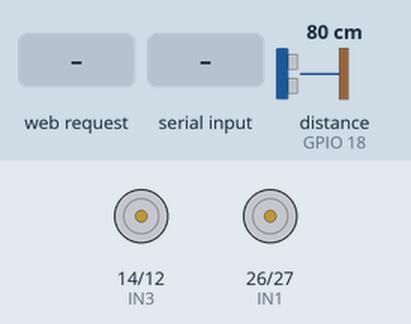
Simulated run of this sketch. Board: ESP32. On the bench: motor-driver pin pairs drawn as motors (green arrow = first pin HIGH = forward, orange = second pin HIGH = backward, longer = more drive). Inputs (shaded band) come from the test bench; at power-on: distance to the obstacle (sensor on GPIO 18) 80 cm. The echo pulse lasts 58.3 µs per cm; WiFi joins after 1.5 s; servers stay silent unless stated; what the sketch prints to the serial monitor is not drawn.

Above: at 2.7 s.
2.8 s: HTTP request GET /forward received
At 3.5 s:
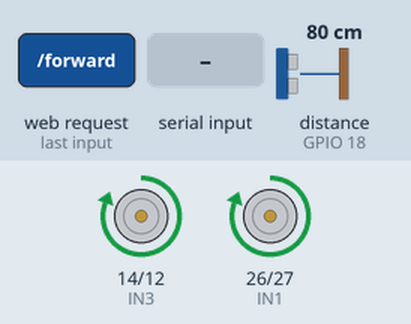
4.3 s: "left\n" received over the second serial link
At 4.8 s:
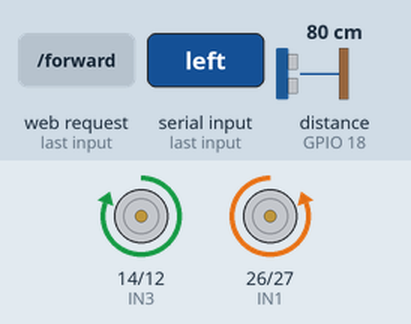
5.8 s: HTTP request GET /backward received
At 6.1 s:
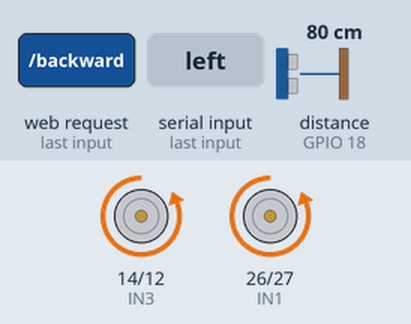
7.3 s: "right\n" received over the second serial link
At 8.5 s:
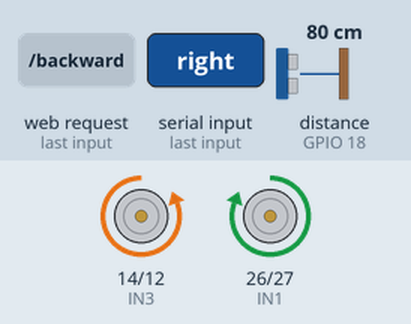
8.8 s: distance to the obstacle (sensor on GPIO 18) set to 24 cm
10.3 s: distance to the obstacle (sensor on GPIO 18) set to 18 cm
At 11.4 s:
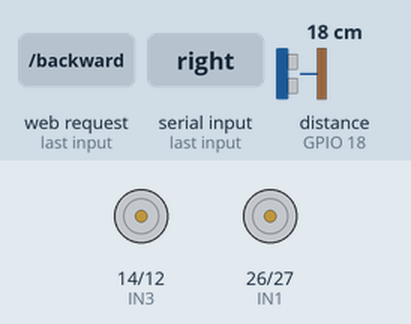
Timing chart, 0 to 12.8 s (numbered marks = the images above; inputs shaded):
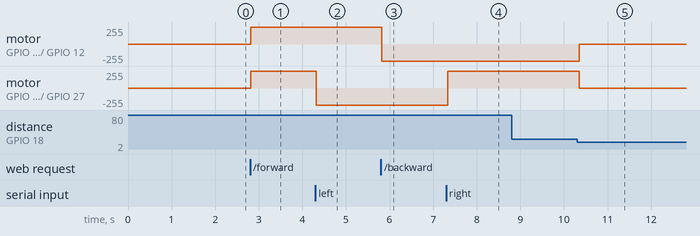

Measured:
- the behaviour switches between 22 and 21 cm on distance to the obstacle (sensor on GPIO 18) (found by bisection; images 4 and 5)
- after the input at 2.8 s, motor on GPIO 14 (IN3) / GPIO 12 (IN4), motor on GPIO 26 (IN1) / GPIO 27 (IN2): stopped → forward 255/255 at once
- after the input at 4.3 s, motor on GPIO 26 (IN1) / GPIO 27 (IN2): forward 255/255 → backward 255/255 at once
- after the input at 5.8 s, motor on GPIO 14 (IN3) / GPIO 12 (IN4): forward 255/255 → backward 255/255 at once
- after the input at 7.3 s, motor on GPIO 26 (IN1) / GPIO 27 (IN2): backward 255/255 → forward 255/255 at once
- after the input at 8.8 s, every drawn part: stays the same
- after the input at 10.3 s, motor on GPIO 14 (IN3) / GPIO 12 (IN4): backward 255/255 → stopped after 0.05 s; motor on GPIO 26 (IN1) / GPIO 27 (IN2): forward 255/255 → stopped after 0.05 s

The sketch:

Wheel_chair_using_obstical_avoiding_and_iot_based.ino
```cpp
/***************************************************
   ESP32 WiFi Robotic Car + Voice (HC-05)
   + Ultrasonic Auto Stop
****************************************************/

#include <WiFi.h>
#include <WebServer.h>

// ------------- USER CONFIG -----------------
const char* ssid = "homeiot";
const char* password = "homeiot123";
// -------------------------------------------

// --------- BLUETOOTH (HC-05) CONFIG ---------
#define BT_RX 16
#define BT_TX 17
HardwareSerial BT(2);

// --------- ULTRASONIC CONFIG ----------
#define TRIG_PIN 5
#define ECHO_PIN 18
#define OBSTACLE_DISTANCE_CM 20

// --------- MOTOR DRIVER PINS ----------
const int IN1 = 26;
const int IN2 = 27;
const int IN3 = 14;
const int IN4 = 12;

WebServer server(80);

String carState = "stop";

// ---------- MOTOR CONTROL ----------
void stopCar() {
  digitalWrite(IN1, LOW);
  digitalWrite(IN2, LOW);
  digitalWrite(IN3, LOW);
  digitalWrite(IN4, LOW);
  carState = "stop";
  Serial.println("STOP");
}

void forward() {
  digitalWrite(IN1, HIGH);
  digitalWrite(IN2, LOW);
  digitalWrite(IN3, HIGH);
  digitalWrite(IN4, LOW);
  carState = "forward";
  Serial.println("FORWARD");
}

void backward() {
  digitalWrite(IN1, LOW);
  digitalWrite(IN2, HIGH);
  digitalWrite(IN3, LOW);
  digitalWrite(IN4, HIGH);
  carState = "backward";
  Serial.println("BACKWARD");
}

void left() {
  digitalWrite(IN1, LOW);
  digitalWrite(IN2, HIGH);
  digitalWrite(IN3, HIGH);
  digitalWrite(IN4, LOW);
  carState = "left";
  Serial.println("LEFT");
}

void right() {
  digitalWrite(IN1, HIGH);
  digitalWrite(IN2, LOW);
  digitalWrite(IN3, LOW);
  digitalWrite(IN4, HIGH);
  carState = "right";
  Serial.println("RIGHT");
}

// ---------- ULTRASONIC ----------
long readDistanceCM() {
  digitalWrite(TRIG_PIN, LOW);
  delayMicroseconds(2);

  digitalWrite(TRIG_PIN, HIGH);
  delayMicroseconds(10);
  digitalWrite(TRIG_PIN, LOW);

  long duration = pulseIn(ECHO_PIN, HIGH, 30000);

  if (duration == 0) return -1;

  return duration * 0.034 / 2;
}

bool isObstacleDetected() {
  long d = readDistanceCM();
  Serial.print("Distance: ");
  Serial.println(d);

  if (d > 0 && d <= OBSTACLE_DISTANCE_CM) {
    return true;
  }
  return false;
}

// ---------- AUTO STOP ----------
void checkObstacleAndStop() {
  if (carState == "forward" || carState == "left" || carState == "right" || carState == "backward") {
    if (isObstacleDetected()) {
      Serial.println("Obstacle detected -> STOP");
      stopCar();
    }
  }
}

// ---------- BLUETOOTH ----------
void handleBluetooth() {
  if (!BT.available()) return;

  String cmd = BT.readStringUntil('\n');
  cmd.trim();
  cmd.toLowerCase();

  if (cmd.length() == 0) return;

  Serial.print("BT cmd: ");
  Serial.println(cmd);

  if (cmd == "f" || cmd.indexOf("forward") >= 0) {
    if (isObstacleDetected()) stopCar();
    else forward();
  }
  else if (cmd == "b" || cmd.indexOf("back") >= 0 || cmd.indexOf("backward") >= 0) {
    if (isObstacleDetected()) stopCar();
    else backward();
  }
  else if (cmd == "l" || cmd.indexOf("left") >= 0) {
    if (isObstacleDetected()) stopCar();
    else left();
  }
  else if (cmd == "r" || cmd.indexOf("right") >= 0) {
    if (isObstacleDetected()) stopCar();
    else right();
  }
  else if (cmd == "s" || cmd.indexOf("stop") >= 0) {
    stopCar();
  }
}

// ---------- WEB PAGE ----------
String htmlPage() {
  return R"rawliteral(
<!DOCTYPE html>
<html>
<head>
<meta name="viewport" content="width=device-width, initial-scale=1">
<title>ESP32 Car</title>
<style>
body { background:#111; color:white; text-align:center; font-family:Arial; }
button { width:120px; height:60px; margin:10px; font-size:18px; }
</style>
</head>
<body>

<h2>ESP32 Car Control</h2>

<button onclick="sendCmd('forward')">Forward</button><br>
<button onclick="sendCmd('left')">Left</button>
<button onclick="sendCmd('right')">Right</button><br>
<button onclick="sendCmd('backward')">Backward</button><br>
<button onclick="sendCmd('stop')">STOP</button>

<script>
function sendCmd(cmd){
  fetch('/' + cmd);
}
</script>

</body>
</html>
)rawliteral";
}

// ---------- SETUP ----------
void setup() {
  Serial.begin(115200);

  pinMode(IN1, OUTPUT);
  pinMode(IN2, OUTPUT);
  pinMode(IN3, OUTPUT);
  pinMode(IN4, OUTPUT);
  stopCar();

  pinMode(TRIG_PIN, OUTPUT);
  pinMode(ECHO_PIN, INPUT);

  BT.begin(9600, SERIAL_8N1, BT_RX, BT_TX);

  WiFi.begin(ssid, password);
  while (WiFi.status() != WL_CONNECTED) {
    delay(500);
    Serial.print(".");
  }

  Serial.println();
  Serial.println("Connected!");
  Serial.print("IP: ");
  Serial.println(WiFi.localIP());

  server.on("/", []() {
    server.send(200, "text/html", htmlPage());
  });

  server.on("/forward", []() {
    if (isObstacleDetected()) {
      stopCar();
      server.send(200, "text/plain", "Forward blocked - obstacle");
    } else {
      forward();
      server.send(200, "text/plain", "Forward");
    }
  });

  server.on("/backward", []() {
    if (isObstacleDetected()) {
      stopCar();
      server.send(200, "text/plain", "Backward blocked - obstacle");
    } else {
      backward();
      server.send(200, "text/plain", "Backward");
    }
  });

  server.on("/left", []() {
    if (isObstacleDetected()) {
      stopCar();
      server.send(200, "text/plain", "Left blocked - obstacle");
    } else {
      left();
      server.send(200, "text/plain", "Left");
    }
  });

  server.on("/right", []() {
    if (isObstacleDetected()) {
      stopCar();
      server.send(200, "text/plain", "Right blocked - obstacle");
    } else {
      right();
      server.send(200, "text/plain", "Right");
    }
  });

  server.on("/stop", []() {
    stopCar();
    server.send(200, "text/plain", "Stop");
  });

  server.begin();
  Serial.println("Server started");
}

// ---------- LOOP ----------
void loop() {
  server.handleClient();
  handleBluetooth();
  checkObstacleAndStop();
  delay(50);
}
```
